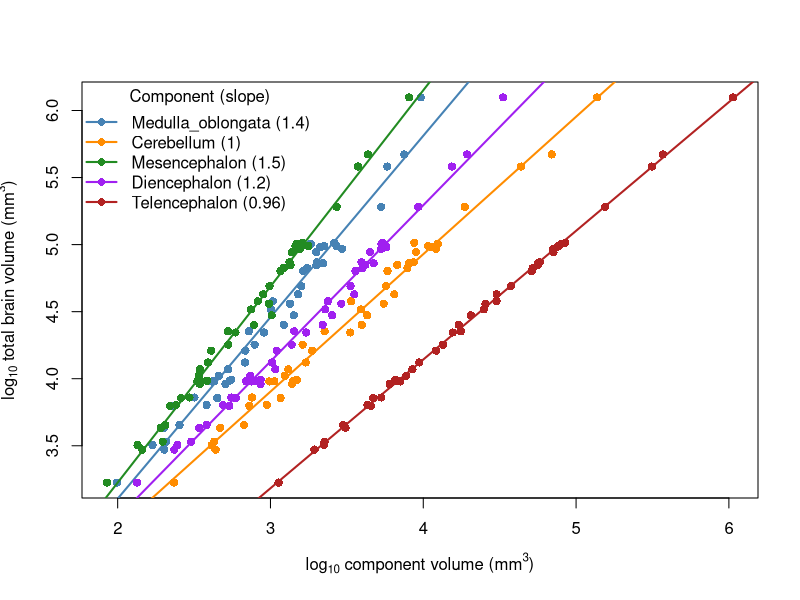

Recreate this plot in R.
# ------------------------------------------------------------
# plot_brain_components_vs_total.R
# Major brain components vs total brain volume
# ------------------------------------------------------------

# Set working directory
setwd("~/Library/CloudStorage/Dropbox/COLLABORATIVE/Do expensive brain regions increase less in humans/analyses_metabol_rate_structure")

# Load data
df <- read.csv("data_raw/Stephan_primates.csv", stringsAsFactors = FALSE)

# ---- Define columns ----
# Total brain
df$logTotal <- log10(df$Total_brain_net_volume)

# Components
components <- c("Medulla_oblongata",
                "Cerebellum",
                "Mesencephalon",
                "Diencephalon",
                "Telencephalon")

# Colors (distinct but clean)
cols <- c("steelblue", "darkorange", "forestgreen", "purple", "firebrick")

# ---- Output folder ----
dir.create("figs/traits", recursive = TRUE, showWarnings = FALSE)

# ---- OPEN plotting window ----
dev.new()

# ---- Empty plot ----
plot(NULL,
     xlim = range(log10(df[,components]), na.rm = TRUE),
     ylim = range(df$logTotal, na.rm = TRUE),
     xlab = expression(log[10]*" component volume (mm"^3*")"),
     ylab = expression(log[10]*" total brain volume (mm"^3*")"))

# ---- Loop over components ----
fits <- list()

for (i in seq_along(components)) {
  
  comp <- components[i]
  
  # log transform
  x <- log10(df[[comp]])
  y <- df$logTotal
  
  # subset complete cases
  d <- data.frame(x, y)
  d <- d[complete.cases(d), ]
  
  # fit
  fit <- lm(y ~ x, data = d)
  fits[[comp]] <- fit
  
  # points
  points(d$x, d$y,
         pch = 16, col = cols[i], cex = 1.1)
  
  # line
  abline(fit, col = cols[i], lwd = 2)
}

# ---- Legend with slopes ----
labels <- sapply(seq_along(components), function(i) {
  fit <- fits[[components[i]]]
  slope <- signif(coef(fit)[2], 2)
  paste0(components[i], " (", slope, ")")
})

legend("topleft",
       legend = labels,
       col = cols,
       lwd = 2,
       pch = 16,
       bty = "n",
       title = "Component (slope)")

# ---- SAVE ----
dev.copy(png, "figs/traits/brain_components_vs_total.png",
         width = 900, height = 700)
dev.off()
